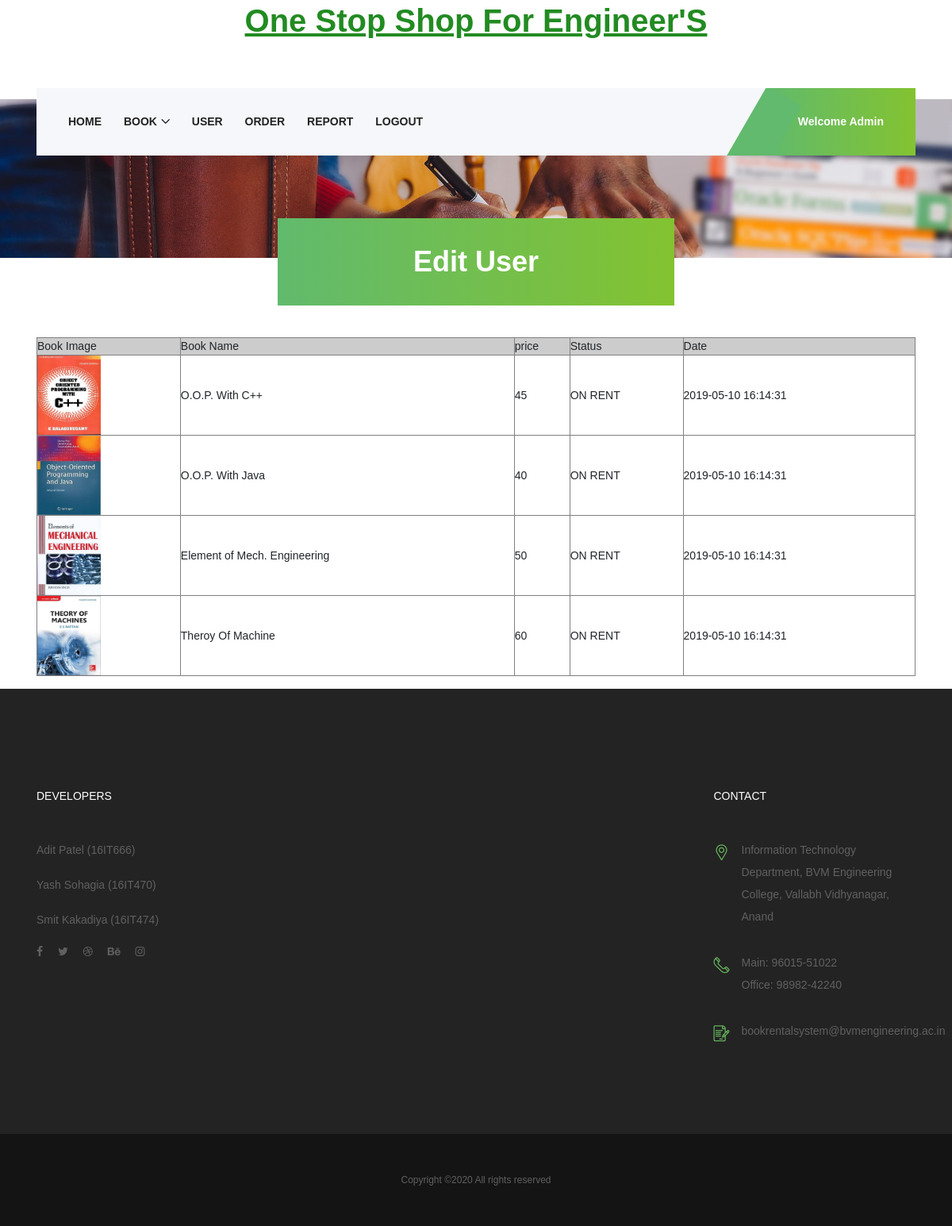
/userbook.php?cartid=9601550947255, run on the app's committed database.
### tables this page shows
CREATE TABLE `bookcp` (
  `id` int(10) NOT NULL,
  `img` longblob NOT NULL,
  `bname` varchar(50) NOT NULL,
  `author` varchar(50) NOT NULL,
  `quant` varchar(20) NOT NULL,
  `price` varchar(20) NOT NULL,
  `cat` int(20) NOT NULL,
  `publisher` varchar(100) NOT NULL
);

CREATE TABLE `9601550947255` (
  `id` int(11) NOT NULL,
  `status` varchar(20) DEFAULT NULL,
  `qua` varchar(20) DEFAULT NULL,
  `due` timestamp NOT NULL DEFAULT CURRENT_TIMESTAMP ON UPDATE CURRENT_TIMESTAMP,
  `checkout` int(11) DEFAULT NULL
);

### userbook.php (the view, shortened to what this page needs)
<!DOCTYPE html>
<html lang="en">
<head>
    <link rel="stylesheet" href="style.css">
</head>
<body>
    <header class="header-area">
        <div class="top-header">
      <h1 style="color:#228B22;"><center><u><b>One Stop Shop For Engineer'S</b></u></center></h1>
            <div class="container h-100">
                <div class="row h-100">
                    <div class="col-12 h-100">
                    </div>
                </div>
            </div>
        </div>
        <div class="academy-main-menu">
            <div class="classy-nav-container breakpoint-off">
                <div class="container">
                    <nav class="classy-navbar justify-content-between" id="academyNav">
                        <div class="classy-menu">
                            <div class="classynav">
                                <ul>
                                   <li><a href="admin.php">Home</a></li>
                                    <li><a href="#">Book</a>
                                    </li>
                                    <li><a href="user.php">User</a></li>
                                    <li><a href="order.php">Order</a></li>
                                    <li><a href="report.php">Report</a></li>
                                    <li><a href="logout.php">Logout</a></li>
                                </ul>
                            </div>
                        </div>
                        <div class="calling-info">
                            <div class="call-center">
                                <a href="login1.php"></i> <span>Welcome Admin</span></a>
                            </div>
                        </div>
                    </nav>
                </div>
            </div>
        </div>
    </header>
    <div class="breadcumb-area bg-img" style="background-image: url(img/bg-img/breadcumb.jpg);">
        <div class="bradcumbContent">
            <h2>Edit User</h2>
        </div>
    </div>
  <div class="container">
  <br>
  <br>
  <br>
     <table width="100%" border="1">
     <tr>
     <tr bgcolor='#CCCCCC'>
    <td>Book Image</td>
    <td>Book Name</td>
    <td>price</td>
    <td>Status</td>
    <td>Date</td>
  </tr>
<br>
<?php
$con=mysqli_connect("localhost","root","","reg");
@$cartid = $_GET['cartid'];
$query = "SELECT * FROM `$cartid` WHERE `checkout`=1";
  $result = mysqli_query($con,$query);
  while($row = mysqli_fetch_assoc($result))
  {
    $query1 = "SELECT * FROM bookcp where id=".$row['id'];
    $result1 = mysqli_query($con,$query1);
   while( $result2 = mysqli_fetch_assoc($result1))
   {
  echo '<tr style="margin:20px;">
    <td><img style="width:80px; height:100px;" src="aditimg/'.$result2['img'].'"></td>
    <td>'.$result2['bname'].'</td>
    <td>'.$result2['price'].'</td>
   <td>'.$row['status'].'</td>
   <td>'.$row['due']."</td>
  </tr>";
}
}
?>
</table>
</div>
    <footer class="footer-area">
        <div class="main-footer-area section-padding-100-0">
            <div class="container">
                <div class="row">
                    <div class="col-12 col-sm-6 col-lg-3">
                        <div class="footer-widget mb-100">
                            <div class="widget-title">
                                <div class="widget-title">
                                <h6>Developers</h6>
                            </div>
                            </div>
                            <p>Adit Patel (16IT666)</p>
              <p>Yash Sohagia (16IT470)</p>
              <p>Smit Kakadiya (16IT474)</p>
                            <div class="footer-social-info">
                                <a href="#"><i class="fa fa-facebook"></i></a>
                                <a href="#"><i class="fa fa-twitter"></i></a>
                                <a href="#"><i class="fa fa-dribbble"></i></a>
                                <a href="#"><i class="fa fa-behance"></i></a>
                                <a href="#"><i class="fa fa-instagram"></i></a>
                            </div>
                        </div>
                    </div>
                    <div class="col-12 col-sm-6 col-lg-3">
                    </div>
                    <div class="col-12 col-sm-6 col-lg-3">
                    </div>
                    <div class="col-12 col-sm-6 col-lg-3">
                        <div class="footer-widget mb-100">
                            <div class="widget-title">
                                <h6>Contact</h6>
                            </div>
                            <div class="single-contact d-flex mb-30">
                                <i class="icon-placeholder"></i>
                                <p>Information Technology Department, BVM Engineering College, Vallabh Vidhyanagar, Anand</p>
                            </div>
                            <div class="single-contact d-flex mb-30">
                                <i class="icon-telephone-1"></i>
                                <p>Main: 96015-51022 <br>Office: 98982-42240 </p>
                            </div>
                            <div class="single-contact d-flex">
                                <i class="icon-contract"></i>
                                <p>bookrentalsystem@bvmengineering.ac.in</p>
                            </div>
                        </div>
                    </div>
                </div>
            </div>
        </div>
        <div class="bottom-footer-area">
            <div class="container">
                <div class="row">
                    <div class="col-12">
                        <p>
Copyright &copy;<script>document.write(new Date().getFullYear());</script> All rights reserved</a>
</p>
                    </div>
                </div>
            </div>
        </div>
    </footer>
</body>
</html>

### style.css (style rules this page uses)
* { margin: 0; padding: 0; }
body { font-family: "Montserrat", sans-serif; font-size: 14px; }
h1, h2, h3, h4, h5, h6 { color: #242424; line-height: 1.3; font-weight: 700; }
p { color: #606060; font-size: 14px; line-height: 2; font-weight: 500; }
a, a:hover, a:focus { -webkit-transition-duration: 500ms; transition-duration: 500ms; text-decoration: none; outline: 0 solid transparent; color: #141414; font-weight: 600; font-size: 14px; }
ul, ol { margin: 0; }
ul li, ol li { list-style: none; }
img { height: auto; max-width: 100%; }
.mb-30 { margin-bottom: 30px !important; }
.mb-100 { margin-bottom: 100px !important; }
.section-padding-100-0 { padding-top: 100px; padding-bottom: 0; }
.bg-img { background-position: center center; background-size: cover; background-repeat: no-repeat; }
.header-area { position: relative; z-index: 100; width: 100%; height: 125px; }
.header-area .top-header { width: 100%; height: 95px; }
.header-area .academy-main-menu { position: absolute; width: 100%; height: 85px; background-color: transparent; top: 95px; z-index: 100; left: 0; right: 0; }
.header-area .academy-main-menu .classy-nav-container { background-color: transparent; }
.header-area .academy-main-menu .classy-navbar { background-color: #f5f7fa; height: 85px; padding: 0; }
.header-area .academy-main-menu .classy-navbar .classynav ul li a { font-weight: 700; text-transform: uppercase; }
.header-area .academy-main-menu .classynav { padding-left: 2em; }
.header-area .academy-main-menu .calling-info { position: relative; padding-left: 80px; overflow: hidden; }
.header-area .academy-main-menu .calling-info .call-center { position: relative; z-index: 1; background: #61ba6d; background: -webkit-linear-gradient(to right, #61ba6d, #83c331); background: linear-gradient(to right, #61ba6d, #83c331); padding: 0 40px; line-height: 85px; height: 85px; }
.header-area .academy-main-menu .calling-info .call-center a { color: #ffffff; font-size: 14px; font-weight: 700; display: block; }
.header-area .academy-main-menu .calling-info .call-center:before { position: absolute; width: 50px; height: 120%; top: 3px; left: -28px; z-index: 1; background-color: #61ba6d; content: ''; -webkit-transform: rotate(30deg); transform: rotate(30deg); }
.main-footer-area { background-color: #232323; }
.main-footer-area .footer-widget .widget-title { margin-bottom: 45px; }
.main-footer-area .footer-widget .widget-title h6 { font-size: 14px; font-weight: 500; margin-bottom: 0; color: #ffffff; margin-top: 10px; text-transform: uppercase; }
.main-footer-area .footer-widget .footer-social-info a { display: inline-block; color: #606060; margin-right: 15px; }
.main-footer-area .footer-widget .single-contact i { color: #69bc5f; font-size: 20px; margin-right: 15px; padding-top: 7px; }
.main-footer-area .footer-widget .single-contact p { margin-bottom: 0; }
.bottom-footer-area { background-color: #141414; padding: 30px 0; text-align: center; }
.bottom-footer-area p { font-size: 12px; margin-bottom: 0; }
.breadcumb-area { position: relative; z-index: 10; width: 100%; height: 200px; }
.breadcumb-area .bradcumbContent { width: 500px; height: 110px; background: #61ba6d; background: -webkit-linear-gradient(to right, #61ba6d, #83c331); background: linear-gradient(to right, #61ba6d, #83c331); position: absolute; bottom: -60px; -webkit-transform: translateX(-50%); transform: translateX(-50%); left: 50%; z-index: 30; }
.breadcumb-area .bradcumbContent h2 { text-align: center; line-height: 110px; font-size: 36px; color: #ffffff; }

### userbook.php (style rules this page uses)
::placeholder { color :red }
body { font-family: Arial, Helvetica, sans-serif; }
* { box-sizing: border-box }
.container { padding: 16px; }

### data on the page
9601550947255: status "ON RENT", due "2019-05-10 16:14:31"
bookcp: img (picture), bname "O.O.P. With C++", price "45"
9601550947255: status "ON RENT", due "2019-05-10 16:14:31"
bookcp: img (picture), bname "O.O.P. With Java", price "40"
9601550947255: status "ON RENT", due "2019-05-10 16:14:31"
bookcp: img (picture), bname "Element of Mech. Engineering", price "50"
9601550947255: status "ON RENT", due "2019-05-10 16:14:31"
bookcp: img (picture), bname "Theroy Of Machine", price "60"
